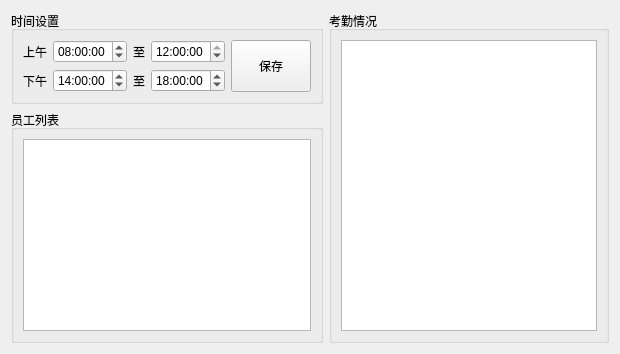
              <widget class="QWidget" name="tab_2">
               <attribute name="title">
                <string>应用*</string>
               </attribute>
               <layout class="QHBoxLayout" name="horizontalLayout_79">
                <item>
                 <layout class="QHBoxLayout" name="horizontalLayout_12" stretch="1,2">
                  <item>
                   <layout class="QVBoxLayout" name="verticalLayout_4">
                    <item>
                     <widget class="QGroupBox" name="groupBox_2">
                      <property name="title">
                       <string>时间设置</string>
                      </property>
                      <layout class="QHBoxLayout" name="horizontalLayout_13">
                       <item>
                        <layout class="QHBoxLayout" name="horizontalLayout_9">
                         <item>
                          <layout class="QVBoxLayout" name="verticalLayout_2">
                           <item>
                            <layout class="QHBoxLayout" name="horizontalLayout_5">
                             <property name="sizeConstraint">
                              <enum>QLayout::SetMaximumSize</enum>
                             </property>
                             <item>
                              <widget class="QLabel" name="label_2">
                               <property name="sizePolicy">
                                <sizepolicy hsizetype="Maximum" vsizetype="Preferred">
                                 <horstretch>0</horstretch>
                                 <verstretch>0</verstretch>
                                </sizepolicy>
                               </property>
                               <property name="text">
                                <string>上午</string>
                               </property>
                              </widget>
                             </item>
                             <item>
                              <widget class="QTimeEdit" name="ID_timeEdit_Morn_Up">
                               <property name="sizePolicy">
                                <sizepolicy hsizetype="Preferred" vsizetype="Fixed">
                                 <horstretch>0</horstretch>
                                 <verstretch>0</verstretch>
                                </sizepolicy>
                               </property>
                               <property name="dateTime">
                                <datetime>
                                 <hour>8</hour>
                                 <minute>0</minute>
                                 <second>0</second>
                                 <year>2000</year>
                                 <month>1</month>
                                 <day>1</day>
                                </datetime>
                               </property>
                               <property name="maximumTime">
                                <time>
                                 <hour>12</hour>
                                 <minute>0</minute>
                                 <second>0</second>
                                </time>
                               </property>
                              </widget>
                             </item>
                             <item>
                              <widget class="QLabel" name="label">
                               <property name="sizePolicy">
                                <sizepolicy hsizetype="Maximum" vsizetype="Preferred">
                                 <horstretch>0</horstretch>
                                 <verstretch>0</verstretch>
                                </sizepolicy>
                               </property>
                               <property name="text">
                                <string>至</string>
                               </property>
                              </widget>
                             </item>
                             <item>
                              <widget class="QTimeEdit" name="ID_timeEdit_Morn_Down">
                               <property name="sizePolicy">
                                <sizepolicy hsizetype="Preferred" vsizetype="Fixed">
                                 <horstretch>0</horstretch>
                                 <verstretch>0</verstretch>
                                </sizepolicy>
                               </property>
                               <property name="dateTime">
                                <datetime>
                                 <hour>12</hour>
                                 <minute>0</minute>
                                 <second>0</second>
                                 <year>2000</year>
                                 <month>1</month>
                                 <day>1</day>
                                </datetime>
                               </property>
                               <property name="maximumTime">
                                <time>
                                 <hour>12</hour>
                                 <minute>0</minute>
                                 <second>0</second>
                                </time>
                               </property>
                              </widget>
                             </item>
                            </layout>
                           </item>
                           <item>
                            <layout class="QHBoxLayout" name="horizontalLayout_7">
                             <property name="sizeConstraint">
                              <enum>QLayout::SetMaximumSize</enum>
                             </property>
                             <item>
                              <widget class="QLabel" name="label_3">
                               <property name="sizePolicy">
                                <sizepolicy hsizetype="Maximum" vsizetype="Preferred">
                                 <horstretch>0</horstretch>
                                 <verstretch>0</verstretch>
                                </sizepolicy>
                               </property>
                               <property name="text">
                                <string>下午</string>
                               </property>
                              </widget>
                             </item>
                             <item>
                              <widget class="QTimeEdit" name="ID_timeEdit_Afte_Up">
                               <property name="sizePolicy">
                                <sizepolicy hsizetype="Preferred" vsizetype="Fixed">
                                 <horstretch>0</horstretch>
                                 <verstretch>0</verstretch>
                                </sizepolicy>
                               </property>
                               <property name="dateTime">
                                <datetime>
                                 <hour>14</hour>
                                 <minute>0</minute>
                                 <second>0</second>
                                 <year>2000</year>
                                 <month>1</month>
                                 <day>1</day>
                                </datetime>
                               </property>
                               <property name="minimumTime">
                                <time>
                                 <hour>12</hour>
                                 <minute>0</minute>
                                 <second>0</second>
                                </time>
                               </property>
                              </widget>
                             </item>
                             <item>
                              <widget class="QLabel" name="label_4">
                               <property name="sizePolicy">
                                <sizepolicy hsizetype="Maximum" vsizetype="Preferred">
                                 <horstretch>0</horstretch>
                                 <verstretch>0</verstretch>
                                </sizepolicy>
                               </property>
                               <property name="text">
                                <string>至</string>
                               </property>
                              </widget>
                             </item>
                             <item>
                              <widget class="QTimeEdit" name="ID_timeEdit_Afte_Down">
                               <property name="sizePolicy">
                                <sizepolicy hsizetype="Preferred" vsizetype="Fixed">
                                 <horstretch>0</horstretch>
                                 <verstretch>0</verstretch>
                                </sizepolicy>
                               </property>
                               <property name="dateTime">
                                <datetime>
                                 <hour>18</hour>
                                 <minute>0</minute>
                                 <second>0</second>
                                 <year>2000</year>
                                 <month>1</month>
                                 <day>1</day>
                                </datetime>
                               </property>
                               <property name="minimumTime">
                                <time>
                                 <hour>12</hour>
                                 <minute>0</minute>
                                 <second>0</second>
                                </time>
                               </property>
                              </widget>
                             </item>
                            </layout>
                           </item>
                          </layout>
                         </item>
                         <item>
                          <widget class="QPushButton" name="ID_pushButton_Save">
                           <property name="sizePolicy">
                            <sizepolicy hsizetype="Fixed" vsizetype="Preferred">
                             <horstretch>0</horstretch>
                             <verstretch>0</verstretch>
                            </sizepolicy>
                           </property>
                           <property name="text">
                            <string>保存</string>
                           </property>
                          </widget>
                         </item>
                        </layout>
                       </item>
                      </layout>
                     </widget>
                    </item>
                    <item>
                     <widget class="QGroupBox" name="groupBox_4">
                      <property name="sizePolicy">
                       <sizepolicy hsizetype="Preferred" vsizetype="Preferred">
                        <horstretch>0</horstretch>
                        <verstretch>0</verstretch>
                       </sizepolicy>
                      </property>
                      <property name="title">
                       <string>员工列表</string>
                      </property>
                      <layout class="QHBoxLayout" name="horizontalLayout_10">
                       <item>
                        <widget class="QTableView" name="ID_tableView_ID">
                         <property name="sizePolicy">
                          <sizepolicy hsizetype="Preferred" vsizetype="Expanding">
                           <horstretch>0</horstretch>
                           <verstretch>0</verstretch>
                          </sizepolicy>
                         </property>
                        </widget>
                       </item>
                      </layout>
                     </widget>
                    </item>
                   </layout>
                  </item>
                  <item>
                   <widget class="QGroupBox" name="groupBox_5">
                    <property name="title">
                     <string>考勤情况</string>
                    </property>
                    <layout class="QHBoxLayout" name="horizontalLayout_11">
                     <item>
                      <widget class="QTableView" name="ID_tableView_Data">
                       <property name="sizePolicy">
                        <sizepolicy hsizetype="Preferred" vsizetype="Expanding">
                         <horstretch>0</horstretch>
                         <verstretch>0</verstretch>
                        </sizepolicy>
                       </property>
                      </widget>
                     </item>
                    </layout>
                   </widget>
                  </item>
                 </layout>
                </item>
               </layout>
              </widget>
